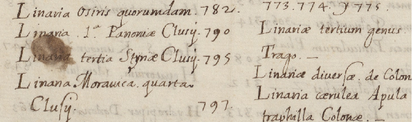
#> input picture image/test-image/test-3.png, 413 x 122 px, shrunk from 597 x 177 before the run
$ jupyter execute --allow-errors Text_Cleaning.ipynb
#> lines starting #> are read from the running program, lines starting #| are printed output that depends on the picture; after the words box and inside, x2 and y2 are one past the last pixel; in counts of white or black regions, pixels touching at a corner belong together
[cell 1]
from __future__ import annotations

import os
import glob
import time
from dataclasses import dataclass
from pathlib import Path
from typing import Dict, Optional, Tuple

import cv2
import numpy as np
import pandas as pd

try:
    import matplotlib.pyplot as plt
except Exception:
    %pip -q install matplotlib
    import matplotlib.pyplot as plt

try:
    import pytesseract  # optional
except Exception:
    pytesseract = None

def find_project_root(start: Path | None = None) -> Path:
    cur = (start or Path.cwd()).resolve()
    markers = ['README.md', 'Backend', 'Frontend', 'image']
    for p in [cur, *cur.parents]:
        if all((p / m).exists() for m in markers):
            return p
    return cur

PROJECT_ROOT = find_project_root()
os.chdir(PROJECT_ROOT)

print('PROJECT_ROOT:', PROJECT_ROOT)
print('CWD:', Path.cwd())
print('OpenCV:', cv2.__version__)
print('Tesseract available:', pytesseract is not None)

[cell 2]
def imread_unicode(path: str | Path) -> np.ndarray:
    p = Path(path)
    if not p.is_absolute():
        p = (PROJECT_ROOT / p).resolve()
    if not p.exists():
        raise FileNotFoundError(f'Không tìm thấy ảnh: {p} (PROJECT_ROOT={PROJECT_ROOT})')
    data = np.fromfile(str(p), dtype=np.uint8)
    img = cv2.imdecode(data, cv2.IMREAD_COLOR)
    if img is None:
        raise FileNotFoundError(f'Không đọc được ảnh (decode failed): {p}')
    return img

def to_gray(bgr: np.ndarray) -> np.ndarray:
    return cv2.cvtColor(bgr, cv2.COLOR_BGR2GRAY)

def show_grid(images: Dict[str, np.ndarray], cols: int = 3, figsize: Tuple[int, int] = (15, 8)):
    names = list(images.keys())
    n = len(names)
    rows = int(np.ceil(n / cols))
    plt.figure(figsize=figsize)
    for i, name in enumerate(names, start=1):
        img = images[name]
        plt.subplot(rows, cols, i)
        if img.ndim == 2:
            plt.imshow(img, cmap='gray')
        else:
            plt.imshow(cv2.cvtColor(img, cv2.COLOR_BGR2RGB))
        plt.title(name)
        plt.axis('off')
    plt.tight_layout()
    plt.show()

def binarize(gray: np.ndarray, method: str = 'otsu', adaptive_block: int = 31, adaptive_c: int = 10) -> np.ndarray:
    if method.lower() == 'otsu':
        blur = cv2.GaussianBlur(gray, (5, 5), 0)
        _, th = cv2.threshold(blur, 0, 255, cv2.THRESH_BINARY + cv2.THRESH_OTSU)
    elif method.lower() in ('adaptive', 'adaptive_mean', 'adaptive_gaussian'):
        block = adaptive_block if adaptive_block % 2 == 1 else adaptive_block + 1
        adaptive_type = cv2.ADAPTIVE_THRESH_GAUSSIAN_C if method.lower() != 'adaptive_mean' else cv2.ADAPTIVE_THRESH_MEAN_C
        th = cv2.adaptiveThreshold(gray, 255, adaptive_type, cv2.THRESH_BINARY, block, adaptive_c)
    else:
        raise ValueError('method phải là otsu hoặc adaptive')
    white_ratio = (th > 0).mean()
    if white_ratio > 0.85:
        th = cv2.bitwise_not(th)
    return th

def morph_open(bin_img: np.ndarray, k: int = 3, iterations: int = 1) -> np.ndarray:
    kernel = cv2.getStructuringElement(cv2.MORPH_RECT, (k, k))
    return cv2.morphologyEx(bin_img, cv2.MORPH_OPEN, kernel, iterations=iterations)

def morph_close(bin_img: np.ndarray, k: int = 3, iterations: int = 1) -> np.ndarray:
    kernel = cv2.getStructuringElement(cv2.MORPH_RECT, (k, k))
    return cv2.morphologyEx(bin_img, cv2.MORPH_CLOSE, kernel, iterations=iterations)

def background_feature(gray: np.ndarray, mode: str = 'auto', k: int = 25) -> Tuple[str, np.ndarray]:
    kernel = cv2.getStructuringElement(cv2.MORPH_RECT, (k, k))
    chosen = mode.lower()
    if chosen == 'auto':
        chosen = 'blackhat' if float(gray.mean()) > 127.0 else 'tophat'
    if chosen == 'blackhat':
        feat = cv2.morphologyEx(gray, cv2.MORPH_BLACKHAT, kernel)
    elif chosen == 'tophat':
        feat = cv2.morphologyEx(gray, cv2.MORPH_TOPHAT, kernel)
    elif chosen in ('none', 'off'):
        feat = np.zeros_like(gray)
    else:
        raise ValueError('mode phải là auto|blackhat|tophat|none')
    return chosen, feat

def enhance_with_feature(gray: np.ndarray, feat: np.ndarray, mode: str) -> np.ndarray:
    if mode == 'blackhat':
        enhanced = cv2.subtract(gray, feat)
    elif mode == 'tophat':
        enhanced = cv2.add(gray, feat)
    else:
        enhanced = gray
    return cv2.normalize(enhanced, None, 0, 255, cv2.NORM_MINMAX)

@dataclass
class PipelineParams:
    threshold: str = 'otsu'
    adaptive_block: int = 31
    adaptive_c: int = 10
    open_k: int = 3
    open_iter: int = 1
    close_k: int = 3
    close_iter: int = 1
    bg_mode: str = 'auto'
    bg_kernel: int = 25

def run_pipeline(bgr: np.ndarray, p: PipelineParams) -> Dict[str, np.ndarray]:
    out: Dict[str, np.ndarray] = {}
    out['original'] = bgr
    gray = to_gray(bgr)
    out['gray'] = gray
    chosen_mode, feat = background_feature(gray, mode=p.bg_mode, k=p.bg_kernel)
    out[f'bg_feature_{chosen_mode}'] = feat
    gray_enh = enhance_with_feature(gray, feat, chosen_mode) if chosen_mode not in ('none', 'off') else gray
    out['gray_enhanced'] = gray_enh
    th = binarize(gray_enh, method=p.threshold, adaptive_block=p.adaptive_block, adaptive_c=p.adaptive_c)
    out[f'binary_{p.threshold}'] = th
    opened = morph_open(th, k=p.open_k, iterations=p.open_iter)
    out[f'opening_k{p.open_k}'] = opened
    closed = morph_close(opened, k=p.close_k, iterations=p.close_iter)
    out[f'closing_k{p.close_k}'] = closed
    out['final'] = closed
    return out

[cell 3]
# [22 lines of commented-out code are left out]
img_name = 'test-3.png'

# 1) Nếu cell batch (index 3) đã chạy, biến `paths` đã có sẵn => tìm đúng ảnh theo tên
candidate = None
if 'paths' in globals() and isinstance(paths, list):
    candidate = next((p for p in paths if Path(p).name == img_name), None)

# 2) Nếu chưa có `paths` hoặc không tìm thấy, thử các thư mục phổ biến trong repo
if candidate is not None:
    img_path = candidate
else:
    search_dirs = [
        PROJECT_ROOT,
        PROJECT_ROOT / 'image/test-image',
        PROJECT_ROOT / 'image/original',
        PROJECT_ROOT / 'image/final-test',
    ]
    for d in search_dirs:
        p = d / img_name
        if p.exists():
            img_path = p
            break
    else:
        raise FileNotFoundError(f'Không tìm thấy ảnh: {img_name} trong {search_dirs}')

print('Using image:', img_path)

bgr = imread_unicode(img_path)
#> in imread_unicode, img is the input picture: shape (122, 413, 3); mean B, G, R 176.4, 194.5, 205.7

# Denoise nhẹ (không cần sửa PipelineParams/run_pipeline)
bgr = cv2.medianBlur(bgr, 3)

params = PipelineParams(
    threshold='otsu',      # 'otsu' hoặc 'adaptive'
    open_k=3, open_iter=1,
    close_k=3, close_iter=1,
    bg_mode='auto',        # 'auto'|'blackhat'|'tophat'|'none'
    bg_kernel=5,           # kernel lớn hơn => ít nhạy với vết bẩn nhỏ
)

stages = run_pipeline(bgr, params)
#> in to_gray, `return cv2.cvtColor(bgr, cv2.COLOR_BGR2GRAY)`:
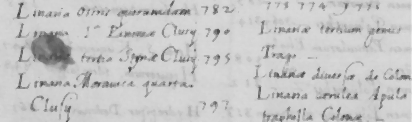
#> returned value: shape (122, 413); min 71, max 255, mean 198.1
#> in background_feature, `chosen = 'blackhat' if float(gray.mean()) > 127.0 else 'tophat'`: chosen = 'blackhat'
#> in background_feature, `feat = cv2.morphologyEx(gray, cv2.MORPH_BLACKHAT, kernel)`:
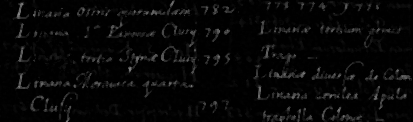
#> feat: shape (122, 413); min 0, max 134, mean 7.1
#> in binarize, `_, th = cv2.threshold(blur, 0, 255, cv2.THRESH_BINARY + cv2.THRESH_OTSU)`:
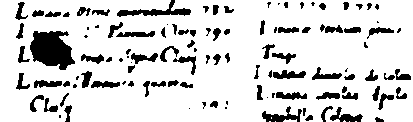
#> th: shape (122, 413); 84.5% white; 111 black regions (29 under 20 px), largest, box (x1, y1, x2, y2) and area: (30, 31, 75, 70) 1220, (117, 0, 191, 17) 422, (262, 106, 302, 122) 279
#> in binarize, `white_ratio = (th > 0).mean()`: white_ratio = 0.845
#> in morph_open, `return cv2.morphologyEx(bin_img, cv2.MORPH_OPEN, kernel, iterations=it..`: returned value: shape (122, 413); 83.8% white; 86 black regions (24 under 20 px), largest, box (x1, y1, x2, y2) and area: (30, 31, 75, 70) 1236, (126, 46, 196, 75) 454, (117, 0, 191, 17) 431
#> in morph_close, `return cv2.morphologyEx(bin_img, cv2.MORPH_CLOSE, kernel, iterations=i..`: returned value: shape (122, 413); 85.3% white; 88 black regions (16 under 20 px), largest, box (x1, y1, x2, y2) and area: (30, 31, 75, 70) 1231, (117, 9, 191, 16) 388, (262, 107, 300, 122) 271
#> stages = 8 items
show_grid(stages, cols=3, figsize=(16, 10))
#> in show_grid, `names = list(images.keys())`: names = ['original', 'gray', 'bg_feature_blackhat', 'gray_enhanced', 'binary_otsu', 'opening_k3', 'closing_k3', 'final']
#> in show_grid, `n = len(names)`: n = 8
#> in show_grid, `rows = int(np.ceil(n / cols))`: rows = 3
#> the loop in show_grid, `for i, name in enumerate(names, start=1):` made 8 passes
#> in show_grid, `plt.show()`:
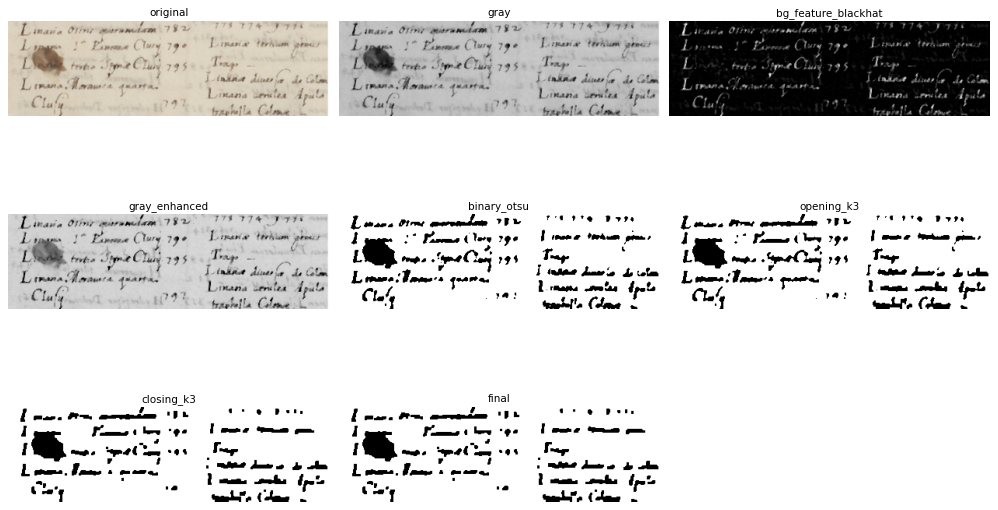
#> figure drawn by matplotlib, 8 panels

[cell 4]
# Batch: xử lý cả thư mục và lưu kết quả
in_dir = PROJECT_ROOT / 'image/test-image'  # đổi sang PROJECT_ROOT / 'image/original' nếu muốn
out_root = PROJECT_ROOT / 'notebook_output'
run_id = time.strftime('%Y%m%d_%H%M%S')
out_dir = out_root / run_id
out_dir.mkdir(parents=True, exist_ok=True)

paths = []
for ext in ('*.png', '*.jpg', '*.jpeg', '*.bmp', '*.tif', '*.tiff'):
    paths += sorted(in_dir.glob(ext))

rows = []
for pth in paths:
    bgr_i = imread_unicode(pth)
    stages = run_pipeline(bgr_i, PipelineParams())
#> call 2 of background_feature, with mode = 'auto', k = 25
#> in background_feature (call 2), `kernel = cv2.getStructuringElement(cv2.MORPH_RECT, (k, k))`: kernel: shape (25, 25); every value is 1
#> in background_feature (call 2), `feat = cv2.morphologyEx(gray, cv2.MORPH_BLACKHAT, kernel)`:
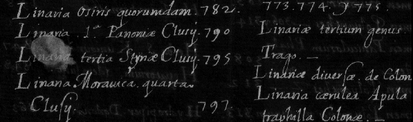
#> feat: shape (122, 413); min 0, max 178, mean 21.2
#> call 2 of enhance_with_feature, with mode = 'blackhat'
#> in enhance_with_feature (call 2), `enhanced = cv2.subtract(gray, feat)`:
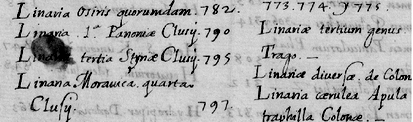
#> enhanced: shape (122, 413); min 0, max 255, mean 176
#> call 2 of binarize, with method = 'otsu', adaptive_block = 31, adaptive_c = 10
#> in binarize (call 2), `blur = cv2.GaussianBlur(gray, (5, 5), 0)`:
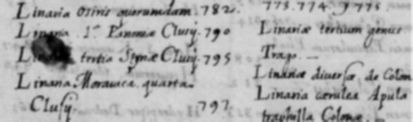
#> blur: shape (122, 413); min 0, max 237, mean 175.9
#> in binarize (call 2), `_, th = cv2.threshold(blur, 0, 255, cv2.THRESH_BINARY + cv2.THRESH_OTSU)`:
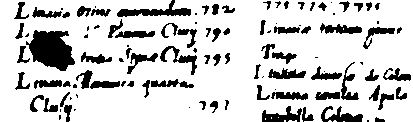
#> th: shape (122, 413); 81.2% white; 106 black regions (32 under 20 px), largest, box (x1, y1, x2, y2) and area: (26, 30, 75, 71) 1314, (117, 0, 191, 17) 497, (262, 106, 302, 122) 341
#> in binarize (call 2), `white_ratio = (th > 0).mean()`: white_ratio = 0.812
#> call 2 of morph_open, with k = 3, iterations = 1
#> in morph_open (call 2), `kernel = cv2.getStructuringElement(cv2.MORPH_RECT, (k, k))`: kernel = [[1, 1, 1], [1, 1, 1], [1, 1, 1]]
#> in morph_open (call 2), `return cv2.morphologyEx(bin_img, cv2.MORPH_OPEN, kernel, iterations=it..`:
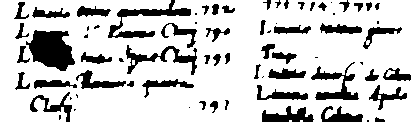
#> returned value: shape (122, 413); 80% white; 72 black regions (20 under 20 px), largest, box (x1, y1, x2, y2) and area: (26, 30, 75, 71) 1329, (108, 0, 191, 38) 844, (311, 62, 359, 100) 628
#> call 2 of morph_close, with k = 3, iterations = 1
#> in morph_close (call 2), `return cv2.morphologyEx(bin_img, cv2.MORPH_CLOSE, kernel, iterations=i..`:
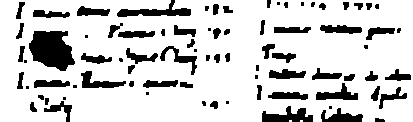
#> returned value: shape (122, 413); 81.8% white; 80 black regions (21 under 20 px), largest, box (x1, y1, x2, y2) and area: (29, 31, 75, 71) 1314, (117, 0, 191, 17) 513, (262, 106, 313, 122) 469
    out_path = out_dir / f'{pth.stem}_final.png'
    cv2.imwrite(str(out_path), stages['final'])
    rows.append({'file': pth.name, 'fg_ratio': float((stages['final'] > 0).mean())})

summary = pd.DataFrame(rows).sort_values('file') if rows else pd.DataFrame(columns=['file','fg_ratio'])
#> summary = table of 1 rows and 2 columns
#> (the rest of this cell did not finish here and is left out)
